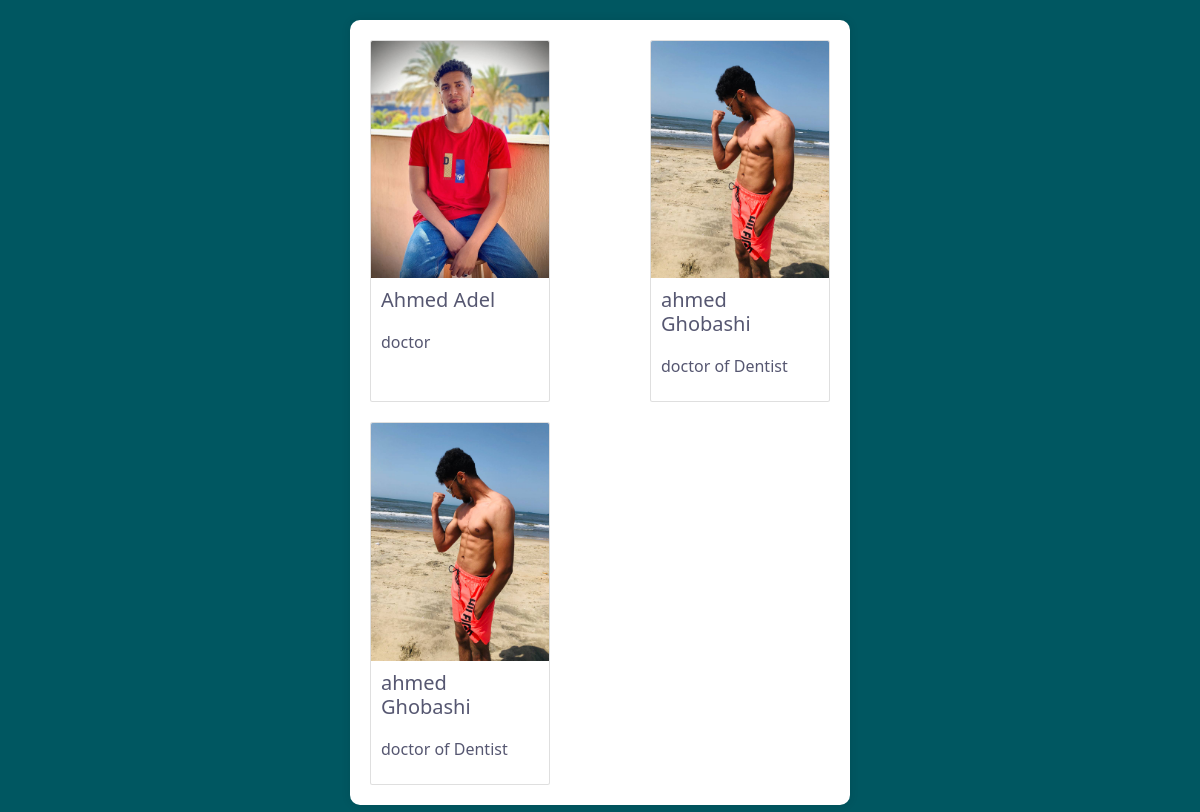
Screenshot of /accounts/reservation/ (signed in) with the database file from the repository.
### doctors/models.py (models this page shows, shortened)
class DoctorBook(models.Model):
    user = models.ForeignKey(User, on_delete=models.CASCADE)
    doctor = models.ForeignKey(Doctor, on_delete=models.CASCADE)
    civil_id =models.CharField(max_length=16)
    date_from = models.DateField(default=timezone.now)
    date_to = models.DateField(default=timezone.now)

class Doctor(models.Model):
    name = models.CharField(max_length=100)
    image = models.ImageField(upload_to='doctor/')
    specialty =models.TextField(max_length=10000)
    phone_number = models.CharField(max_length=20)
    slug = models.SlugField(null= True,blank=True)

### accounts/views.py (the view)
# urls.py: path('reservation/',views.myreservation,name='reservation'),
def myreservation(request):
    doctor_list = DoctorBook.objects.filter(user=request.user)
    return render(request,'profile/reservation.html',{'doctor_list':doctor_list} )

### accounts/templates/profile/reservation.html (shortened to what this page needs)
{% load static %}
<!DOCTYPE html>
<html lang="en">
<head>
    <link href="https://cdn.jsdelivr.net/npm/bootstrap@5.0.2/dist/css/bootstrap.min.css" rel="stylesheet">
    <link rel="stylesheet" href='https://cdnjs.cloudflare.com/ajax/libs/font-awesome/5.15.4/css/all.min.css'>
</head>
<body>
    <div class="container">
        <div class="doctor-images">
            {% for doctor in doctor_list %}
                <div class="card" style="width: 18rem;">
                    <img src="{{doctor.doctor.image.url}}" width="200px" height="200px" class="card-img-top" alt="...">
                    <div class="card-body">
                    <h2 class="card-title">{{doctor.doctor.name}}</h2>
                    <p class="card-text">{{doctor.doctor.specialty}}</p>
                    </div>
                </div>
            {% endfor %}
        </div>
        </div>
</body>
</html>

### accounts/templates/profile/reservation.html (style rules this page uses)
:root { --rich-black-fogra-29: hsl(222, 44%, 8%); --middle-blue-green_40: hsla(174, 64%, 71%, 0.4); --midnight-green: hsl(186, 100%, 19%); --midnight-green_a25: hsla(186, 100%, 19%, 0.25); --independece: hsl(236, 14%, 39%); --verdigris: hsl(182, 100%, 35%); --ming: hsl(186, 72%, 24%); --space-cadet: hsla(226, 45%, 24%); --eerie-black: hsl(0, 0%, 13%); --alice-blue: hsl(187, 25%, 94%); --gray-web: hsl(0, 0%, 50%); --gainsboro: hsl(0, 0%, 87%); --white: hsl(0, 0%, 100%); --white_a20: hsla(0, 0%, 100%, 0.2); --white_a10: hsla(0, 0%, 100%, 0.1); --black: hsl(0, 0%, 0%); --ff-oswald: 'Oswald', sans-serif; --ff-rubik: 'Rubik', sans-serif; --headline-lg: 5rem; --headline-md: 3rem; --headline-sm: 2rem; --title-lg: 1.8rem; --title-md: 1.5rem; --title-sm: 1.4rem; --fw-500: 500; --fw-700: 700; --section-padding: 120px; --shadow-1: 0px 2px 20px hsla(209, 36%, 72%, 0.2); --shadow-2: 0 4px 16px hsla(0, 0%, 0%, 0.06); --radius-circle: 50%; --radius-12: 12px; --radius-6: 6px; --radius-4: 4px; --transition-1: 0.25s ease; --transition-2: 0.5s ease; --transition-3: 1s ease; --cubic-in: cubic-bezier(0.51, 0.03, 0.64, 0.28); --cubic-out: cubic-bezier(0.05, 0.83, 0.52, 0.97); }
*, *::before, *::after { margin: 0; padding: 0; box-sizing: border-box; }
a, img, span, time, input, button, ion-icon { display: block; }
img { height: auto; }
html { font-size: 10px; font-family: var(--ff-rubik); scroll-behavior: smooth; }
body { background-color: var(--midnight-green); font-size: 1.6rem; color: var(--independece); line-height: 5rem; overflow: hidden; }
.container { max-width: 500px; margin: 20px auto; background-color: #fff; padding: 20px; border-radius: 10px; box-shadow: 0 0 10px rgba(0, 0, 0, 0.1); }
.doctor-images { display: flex; justify-content: space-between; flex-wrap: wrap; gap: 20px; }

### rows the page displays
DoctorBook: doctor.image (picture), doctor.name "Ahmed Adel", doctor.specialty "doctor"
DoctorBook: doctor.image (picture), doctor.name "ahmed Ghobashi", doctor.specialty "doctor of Dentist"
DoctorBook: doctor.image (picture), doctor.name "ahmed Ghobashi", doctor.specialty "doctor of Dentist"
